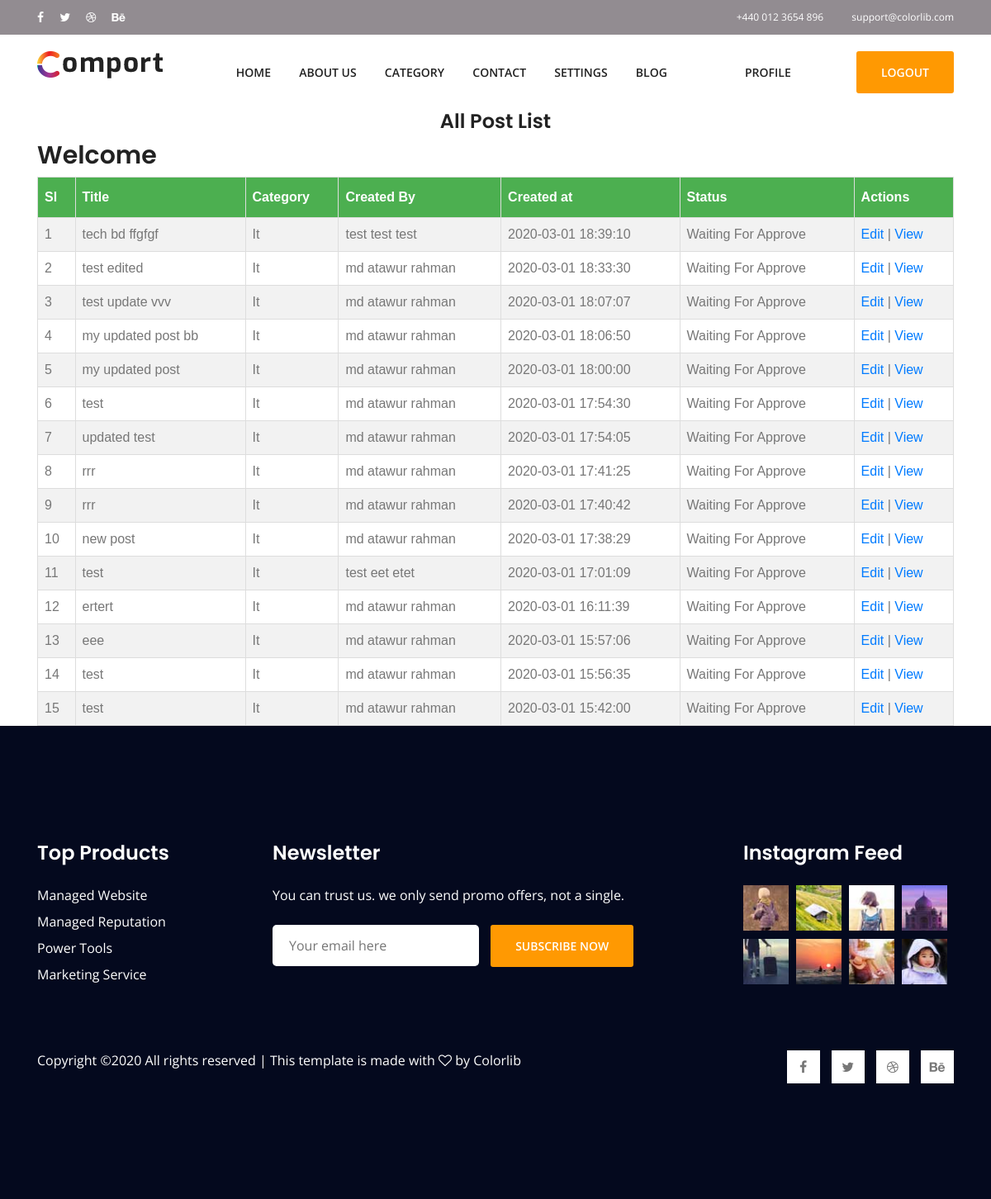
/all_post.php (signed in), run on an earlier commit of the app's database.
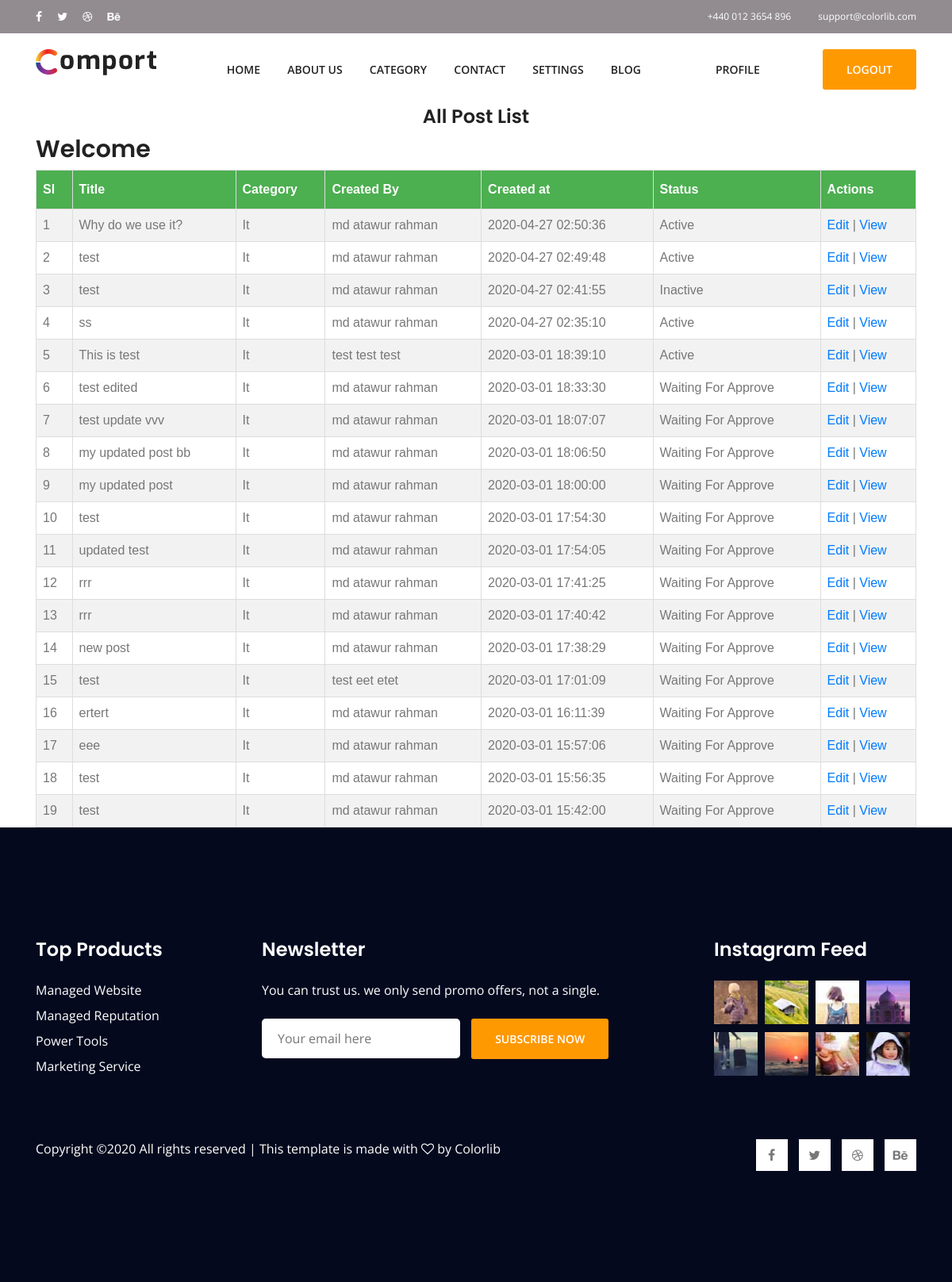
And on a later commit of the database.
### tables this page shows
CREATE TABLE `posts` (
  `id` int(11) NOT NULL,
  `title` varchar(250) NOT NULL,
  `category_id` int(11) NOT NULL,
  `sort_description` varchar(250) NOT NULL,
  `full_description` text NOT NULL,
  `feature_image` varchar(250) NOT NULL,
  `created_by` int(11) NOT NULL,
  `created` datetime NOT NULL,
  `updated_by` int(11) NOT NULL,
  `updated` datetime NOT NULL,
  `status` int(11) NOT NULL
);

CREATE TABLE `category` (
  `id` int(2) NOT NULL,
  `name` varchar(255) NOT NULL,
  `created_by` int(11) NOT NULL,
  `created_at` date NOT NULL,
  `updated_by` int(11) NOT NULL,
  `updated_at` date NOT NULL,
  `status` int(2) NOT NULL
);

CREATE TABLE `users` (
  `users_id` int(11) NOT NULL,
  `first_name` varchar(200) NOT NULL,
  `middle_name` varchar(200) NOT NULL,
  `last_name` varchar(250) NOT NULL,
  `email` varchar(250) NOT NULL,
  `password` varchar(255) NOT NULL,
  `mobile_number` varchar(20) NOT NULL,
  `profile_picture` varchar(250) NOT NULL,
  `user_type_id` tinyint(2) NOT NULL DEFAULT 2
);

CREATE TABLE `status` (
  `id` tinyint(2) NOT NULL,
  `name` varchar(255) NOT NULL
);

### functions.php (called while the page is built, shortened)
<?php
include_once('./db/db_connect.php');
 function get_all_post($where_conditions=null,$pegination=false,$offset=null,$no_of_records_per_page=null){
     global $conn;
    $sql = "
        SELECT
    posts.*,
    category.`name` category_name,
    users.first_name,
    users.middle_name,
    users.last_name,
    users.email,
    `status`.`name` status_name
    FROM
    posts
    INNER JOIN category ON posts.category_id = category.id
    INNER JOIN users ON posts.created_by = users.users_id
    INNER JOIN `status` ON posts.`status` = `status`.id
    ";
    $sql = $sql." order by posts.id desc";
    $result = mysqli_query($conn, $sql);
    return $result;
 }

### all_post.php (the view, shortened to what this page needs)
<?php
    include('./db/db_connect.php');
    include ('./functions.php');
    require_once("./header.php");
?>
<div class="container" style="min-height:500px !important ;">
<h3 style='text-align:center'>All Post  List</h3>
    <h2>Welcome</h2>
    <table id="customers">
    <tr>
        <th>Sl</th>
        <th>Title</th>
        <th>Category</th>
        <th>Created By</th>
        <th>Created at</th>
        <th>Status</th>
        <th>Actions</th>
    </tr>
    <?php
    if($_SESSION['user_type_id'] ==1){
        $where = '';
    }else{
        $user_id =  $_SESSION['users_id'];
        $where = " where posts.created_by= $user_id";
    }
    $rs = get_all_post($where);
    $sl =1;
    if($rs){
    while($row=mysqli_fetch_assoc($rs)){?>
        <tr>
            <td><?php echo $sl++;?></td>
            <td><?php echo $row['title'];?></td>
            <td><?php echo $row['category_name'];?></td>
            <td><?php echo $row['first_name'] . ' ' .$row['middle_name'].' ' .$row['last_name'];?></td>
            <td><?php echo $row['created'];?></td>
            <td><?php echo $row['status_name'];?></td>
            <td>
                <a href="./new_post.php?id=<?php echo base64_encode($row['id']); ?>">Edit</a> |
                <a href="./view_post.php?id=<?php echo base64_encode($row['id']); ?>">View</a>
            </td>
        </tr>
    <?php } } ?>
    </table>
</div>
<?php
include_once("./footer.php");
?>

### header.php (shortened to what this page needs)
<!DOCTYPE html>
<html lang="en">
<head>
    <link rel="stylesheet" href="assets/css/animate-3.7.0.css">
    <link rel="stylesheet" href="assets/css/font-awesome-4.7.0.min.css">
    <link rel="stylesheet" href="assets/fonts/flat-icon/flaticon.css">
    <link rel="stylesheet" href="assets/css/bootstrap-4.1.3.min.css">
    <link rel="stylesheet" href="assets/css/owl-carousel.min.css">
    <link rel="stylesheet" href="assets/css/nice-select.css">
    <link rel="stylesheet" href="assets/css/style.css">
</head>
<body>
    <header>
        <div class="blog-top">
            <div class="top_menu row m-0">
                <div class="container">
                    <div class="float-left">
                        <ul class="list header_social">
                            <li><a href="#"><i class="fa fa-facebook"></i></a></li>
                            <li><a href="#"><i class="fa fa-twitter"></i></a></li>
                            <li><a href="#"><i class="fa fa-dribbble"></i></a></li>
                            <li><a href="#"><i class="fa fa-behance"></i></a></li>
                        </ul>
                    </div>
                    <div class="float-right">
                        <a class="dn_btn" href="tel:+4400123654896">+440 012 3654 896</a>
                        <a class="dn_btn" href="mailto:support@colorlib.com">support@colorlib.com</a>
                    </div>
                </div>
            </div>
        </div>
        <div class="header-area blog-menu">
            <div class="container">
                <div class="row">
                    <div class="col-lg-2">
                        <div class="logo-area">
                            <a href="index.php"><img src="assets/images/logo.png" alt="logo"></a>
                        </div>
                    </div>
                    <div class="col-lg-10">
                        <div class="main-menu">
                            <ul>
                                <li class="active"><a href="index.php">home</a></li>
                                <li><a href="about.html">about us</a></li>
                                <li><a href="job-category.html">category</a></li>
                                <li><a href="contact-us.html">contact</a></li>
                                <?php if(isset($_SESSION['users_id']) && $_SESSION['user_type_id']==1){?>
                                <li><a href="#">Settings</a>
                                </li>
                                <?php } ?>
                                <?php if(!isset($_SESSION['users_id'])){?>
                                    <li class="menu-btn">  <a href="login.php" class="login">log in</a> </li>
                                    <li class="menu-btn">  <a href="registration.php" class="template-btn">sign up</a></li>
                                <?php } else{?>
                                    <li><a href="#">blog</a>
                                    </li>
                                    <li class="menu-btn"> <a href="profile.php" >Profile</a></li>
                                    <li class="menu-btn"> <a href="logout.php" class="template-btn">Logout</a></li>
                                <?php } ?>
                            </ul>
                        </div>
                    </div>
                </div>
            </div>
        </div>
    </header>

### footer.php (shortened to what this page needs)
 <footer class="footer-area section-padding">
        <div class="footer-widget">
            <div class="container">
                <div class="row">
                    <div class="col-xl-2 col-lg-3">
                        <div class="single-widget-home mb-5 mb-lg-0">
                            <h3 class="mb-4">top products</h3>
                            <ul>
                                <li class="mb-2"><a href="#">managed website</a></li>
                                <li class="mb-2"><a href="#">managed reputation</a></li>
                                <li class="mb-2"><a href="#">power tools</a></li>
                                <li><a href="#">marketing service</a></li>
                            </ul>
                        </div>
                    </div>
                    <div class="col-xl-5 offset-xl-1 col-lg-6">
                        <div class="single-widget-home mb-5 mb-lg-0">
                            <h3 class="mb-4">newsletter</h3>
                            <p class="mb-4">You can trust us. we only send promo offers, not a single.</p>
                            <form action="#">
                                <input type="email" placeholder="Your email here" onfocus="this.placeholder = ''" onblur="this.placeholder = 'Your email here'" required>
                                <button type="submit" class="template-btn">subscribe now</button>
                            </form>
                        </div>
                    </div>
                    <div class="col-xl-3 offset-xl-1 col-lg-3">
                        <div class="single-widge-home">
                            <h3 class="mb-4">instagram feed</h3>
                            <div class="feed">
                                <img src="assets/images/feed1.jpg" alt="feed">
                                <img src="assets/images/feed2.jpg" alt="feed">
                                <img src="assets/images/feed3.jpg" alt="feed">
                                <img src="assets/images/feed4.jpg" alt="feed">
                                <img src="assets/images/feed5.jpg" alt="feed">
                                <img src="assets/images/feed6.jpg" alt="feed">
                                <img src="assets/images/feed7.jpg" alt="feed">
                                <img src="assets/images/feed8.jpg" alt="feed">
                            </div>
                        </div>
                    </div>
                </div>
            </div>
        </div>
        <div class="footer-copyright">
            <div class="container">
                <div class="row">
                    <div class="col-lg-8 col-md-6">
                        <span>
Copyright &copy;<script>document.write(new Date().getFullYear());</script> All rights reserved | This template is made with <i class="fa fa-heart-o" aria-hidden="true"></i> by <a href="https://colorlib.com" target="_blank">Colorlib</a>
</span>
                    </div>
                    <div class="col-lg-4 col-md-6">
                        <div class="social-icons">
                            <ul>
                                <li><a href="#"><i class="fa fa-facebook"></i></a></li>
                                <li><a href="#"><i class="fa fa-twitter"></i></a></li>
                                <li><a href="#"><i class="fa fa-dribbble"></i></a></li>
                                <li><a href="#"><i class="fa fa-behance"></i></a></li>
                            </ul>
                        </div>
                    </div>
                </div>
            </div>
        </div>
    </footer>
</body>
</html>

### assets/css/style.css (style rules this page uses)
body { color:#777;font-family:"Open Sans",sans-serif;font-weight:400 }
h2 { color:#222;font-family:"Poppins",sans-serif;font-size:36px;font-weight:600 }
h3 { color:#222;text-transform:capitalize;font-family:"Poppins",sans-serif;font-size:20px;font-weight:600 }
ul { margin:0;padding:0;list-style:none }
.main-menu ul { float:right }
.main-menu ul li { display:inline;position:relative }
.main-menu ul li a { color:#222;font-family:"Open Sans",sans-serif;text-transform:uppercase;font-size:14px;font-weight:600;display:inline-block;padding:15px }
.main-menu .menu-btn { display:inline;margin-left:60px }
.footer-area { color:#fff;background:#04091e }
.footer-area h3 { color:#fff }
.footer-area a { color:#fff;text-transform:capitalize }
.footer-area input { display:inline-block;margin:auto;width:250px;border:none;-webkit-border-radius:5px;-moz-border-radius:5px;-ms-border-radius:5px;-o-border-radius:5px;border-radius:5px;padding:13px 20px }
.footer-area .template-btn { margin-left:10px }
.footer-area img { width:55px;height:55px;margin-right:5px;margin-bottom:10px }
.footer-copyright { margin-top:70px }
.footer-copyright ul { float:right }
.footer-copyright ul li { display:inline;margin-left:10px }
.footer-copyright ul li i { display:inline-block;padding:10px;color:#777;background:#fff;height:40px;width:40px;text-align:center;line-height:20px;-webkit-transition:.3s;-moz-transition:.3s;-o-transition:.3s;transition:.3s }
.blog-menu { padding:20px 0 }
.top_menu { background:#928c91 }
.top_menu .header_social li { display:inline-block;margin-right:15px }
.top_menu .header_social li a { font-size:14px;color:#fff;display:inline-block;line-height:42px;-webkit-transition:.3s;-moz-transition:.3s;-o-transition:.3s;transition:.3s }
.top_menu .header_social li:last-child { margin-right:0px }
.top_menu .dn_btn { line-height:42px;display:inline-block;font-size:12px;margin-right:30px;font-weight:normal;color:#fff;-webkit-transition:.3s;-moz-transition:.3s;-o-transition:.3s;transition:.3s }
.top_menu .dn_btn:last-child { margin-right:0px }
h2 { font-size:30px }
h3 { font-size:24px }
.template-btn { color:#fff !important;background:#ff9902;font-family:"Open Sans",sans-serif;text-transform:uppercase;font-size:14px;font-weight:600;display:inline-block;padding:15px 30px !important;-webkit-border-radius:3px;-moz-border-radius:3px;-ms-border-radius:3px;-o-border-radius:3px;border-radius:3px;-webkit-transition:all .5s;-moz-transition:all .5s;-o-transition:all .5s;transition:all 0.5s }
form .template-btn { border:none }
.section-padding { padding:140px 0 }

### all_post.php (style rules this page uses)
#customers { font-family: "Trebuchet MS", Arial, Helvetica, sans-serif; border-collapse: collapse; width: 100%; }
#customers td, #customers th { border: 1px solid #ddd; padding: 8px; }
#customers tr:nth-child(even) { background-color: #f2f2f2; }
#customers th { padding-top: 12px; padding-bottom: 12px; text-align: left; background-color: #4CAF50; color: white; }

What changed in the data, as far as the page shows it:
added posts: title "Why do we use it?", category.name "It", users.first_name "md", users.middle_name "atawur", users.last_name "rahman", created "2020-04-27 02:50:36", status.name "Active"
added posts: title "test", category.name "It", users.first_name "md", users.middle_name "atawur", users.last_name "rahman", created "2020-04-27 02:49:48", status.name "Active"
added posts: title "test", category.name "It", users.first_name "md", users.middle_name "atawur", users.last_name "rahman", created "2020-04-27 02:41:55", status.name "Inactive"
added posts: title "ss", category.name "It", users.first_name "md", users.middle_name "atawur", users.last_name "rahman", created "2020-04-27 02:35:10", status.name "Active"
changed posts: title "tech bd ffgfgf" → "This is test"; status.name "Waiting For Approve" → "Active"
